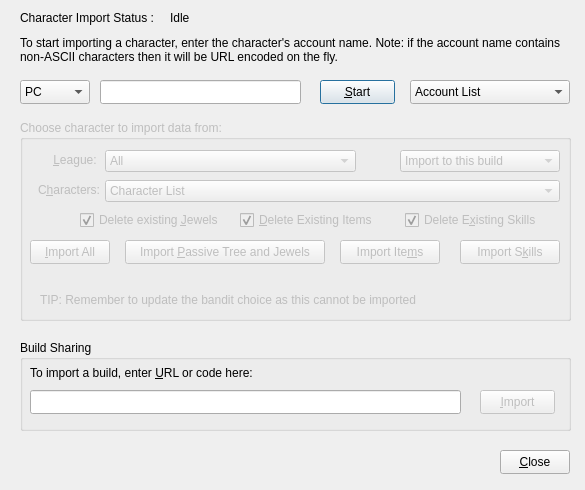
<?xml version="1.0" encoding="UTF-8"?>
<ui version="4.0">
 <class>BuildImport</class>
 <widget class="QDialog" name="BuildImport">
  <property name="geometry">
   <rect>
    <x>0</x>
    <y>0</y>
    <width>585</width>
    <height>490</height>
   </rect>
  </property>
  <property name="maximumSize">
   <size>
    <width>585</width>
    <height>490</height>
   </size>
  </property>
  <property name="windowTitle">
   <string>Character Import</string>
  </property>
  <property name="windowIcon">
   <iconset resource="../PoB.qrc">
    <normaloff>:/Art/Icons/paper-plane-return.png</normaloff>:/Art/Icons/paper-plane-return.png</iconset>
  </property>
  <widget class="QLabel" name="label_Import">
   <property name="geometry">
    <rect>
     <x>20</x>
     <y>10</y>
     <width>141</width>
     <height>16</height>
    </rect>
   </property>
   <property name="text">
    <string>Character Import Status :</string>
   </property>
  </widget>
  <widget class="QLabel" name="label_Status">
   <property name="geometry">
    <rect>
     <x>170</x>
     <y>10</y>
     <width>401</width>
     <height>16</height>
    </rect>
   </property>
   <property name="text">
    <string>Idle</string>
   </property>
  </widget>
  <widget class="QLabel" name="label_Info">
   <property name="geometry">
    <rect>
     <x>20</x>
     <y>30</y>
     <width>551</width>
     <height>40</height>
    </rect>
   </property>
   <property name="text">
    <string>To start importing a character, enter the character's account name. Note: if the account name contains non-ASCII characters then it will be URL encoded on the fly.</string>
   </property>
   <property name="wordWrap">
    <bool>true</bool>
   </property>
   <property name="openExternalLinks">
    <bool>true</bool>
   </property>
   <property name="textInteractionFlags">
    <set>Qt::LinksAccessibleByKeyboard|Qt::LinksAccessibleByMouse</set>
   </property>
  </widget>
  <widget class="QComboBox" name="combo_Realm">
   <property name="geometry">
    <rect>
     <x>20</x>
     <y>80</y>
     <width>70</width>
     <height>24</height>
    </rect>
   </property>
   <item>
    <property name="text">
     <string notr="true">PC</string>
    </property>
   </item>
   <item>
    <property name="text">
     <string notr="true">Xbox</string>
    </property>
   </item>
   <item>
    <property name="text">
     <string notr="true">PS4</string>
    </property>
   </item>
   <item>
    <property name="text">
     <string notr="true">Garena</string>
    </property>
   </item>
   <item>
    <property name="text">
     <string notr="true">Tencent</string>
    </property>
   </item>
  </widget>
  <widget class="QComboBox" name="combo_Account_History">
   <property name="geometry">
    <rect>
     <x>410</x>
     <y>80</y>
     <width>160</width>
     <height>24</height>
    </rect>
   </property>
   <item>
    <property name="text">
     <string>Account List</string>
    </property>
   </item>
  </widget>
  <widget class="QLineEdit" name="lineedit_Account">
   <property name="geometry">
    <rect>
     <x>100</x>
     <y>80</y>
     <width>201</width>
     <height>24</height>
    </rect>
   </property>
  </widget>
  <widget class="QPushButton" name="btn_StartImport">
   <property name="geometry">
    <rect>
     <x>320</x>
     <y>80</y>
     <width>75</width>
     <height>24</height>
    </rect>
   </property>
   <property name="text">
    <string>&amp;Start</string>
   </property>
  </widget>
  <widget class="QGroupBox" name="grpbox_CharImport">
   <property name="enabled">
    <bool>false</bool>
   </property>
   <property name="geometry">
    <rect>
     <x>20</x>
     <y>120</y>
     <width>551</width>
     <height>201</height>
    </rect>
   </property>
   <property name="title">
    <string>Choose character to import data from:</string>
   </property>
   <widget class="QLabel" name="label_League">
    <property name="geometry">
     <rect>
      <x>10</x>
      <y>32</y>
      <width>70</width>
      <height>16</height>
     </rect>
    </property>
    <property name="text">
     <string>&amp;League: </string>
    </property>
    <property name="alignment">
     <set>Qt::AlignRight|Qt::AlignTrailing|Qt::AlignVCenter</set>
    </property>
    <property name="buddy">
     <cstring>combo_League</cstring>
    </property>
   </widget>
   <widget class="QComboBox" name="combo_League">
    <property name="geometry">
     <rect>
      <x>85</x>
      <y>30</y>
      <width>251</width>
      <height>22</height>
     </rect>
    </property>
    <property name="maxVisibleItems">
     <number>15</number>
    </property>
    <item>
     <property name="text">
      <string>All</string>
     </property>
    </item>
   </widget>
   <widget class="QComboBox" name="combo_CharList">
    <property name="geometry">
     <rect>
      <x>85</x>
      <y>60</y>
      <width>455</width>
      <height>22</height>
     </rect>
    </property>
    <item>
     <property name="text">
      <string>Character List</string>
     </property>
    </item>
   </widget>
   <widget class="QPushButton" name="btn_TreeJewels">
    <property name="geometry">
     <rect>
      <x>105</x>
      <y>120</y>
      <width>200</width>
      <height>24</height>
     </rect>
    </property>
    <property name="text">
     <string>Import &amp;Passive Tree and Jewels</string>
    </property>
   </widget>
   <widget class="QPushButton" name="btn_Items">
    <property name="geometry">
     <rect>
      <x>320</x>
      <y>120</y>
      <width>100</width>
      <height>24</height>
     </rect>
    </property>
    <property name="text">
     <string>Import Ite&amp;ms</string>
    </property>
   </widget>
   <widget class="QCheckBox" name="check_DeleteJewels">
    <property name="geometry">
     <rect>
      <x>60</x>
      <y>90</y>
      <width>151</width>
      <height>20</height>
     </rect>
    </property>
    <property name="text">
     <string>Delete existing &amp;Jewels</string>
    </property>
    <property name="checked">
     <bool>true</bool>
    </property>
   </widget>
   <widget class="QCheckBox" name="check_DeleteItems">
    <property name="geometry">
     <rect>
      <x>220</x>
      <y>90</y>
      <width>150</width>
      <height>20</height>
     </rect>
    </property>
    <property name="text">
     <string>&amp;Delete Existing Items</string>
    </property>
    <property name="checked">
     <bool>true</bool>
    </property>
   </widget>
   <widget class="QCheckBox" name="check_DeleteSkills">
    <property name="geometry">
     <rect>
      <x>385</x>
      <y>90</y>
      <width>150</width>
      <height>20</height>
     </rect>
    </property>
    <property name="text">
     <string>Delete E&amp;xisting Skills</string>
    </property>
    <property name="checked">
     <bool>true</bool>
    </property>
   </widget>
   <widget class="QLabel" name="label_Info_2">
    <property name="geometry">
     <rect>
      <x>20</x>
      <y>170</y>
      <width>500</width>
      <height>20</height>
     </rect>
    </property>
    <property name="text">
     <string>TIP: Remember to update the bandit choice as this cannot be imported</string>
    </property>
    <property name="wordWrap">
     <bool>true</bool>
    </property>
   </widget>
   <widget class="QPushButton" name="btn_ImportAll">
    <property name="geometry">
     <rect>
      <x>10</x>
      <y>120</y>
      <width>80</width>
      <height>24</height>
     </rect>
    </property>
    <property name="text">
     <string>&amp;Import All</string>
    </property>
   </widget>
   <widget class="QLabel" name="label_Characters">
    <property name="geometry">
     <rect>
      <x>10</x>
      <y>62</y>
      <width>70</width>
      <height>16</height>
     </rect>
    </property>
    <property name="text">
     <string>C&amp;haracters:</string>
    </property>
    <property name="alignment">
     <set>Qt::AlignRight|Qt::AlignTrailing|Qt::AlignVCenter</set>
    </property>
    <property name="buddy">
     <cstring>combo_CharList</cstring>
    </property>
   </widget>
   <widget class="QPushButton" name="btn_Skills">
    <property name="geometry">
     <rect>
      <x>440</x>
      <y>120</y>
      <width>100</width>
      <height>24</height>
     </rect>
    </property>
    <property name="text">
     <string>Import S&amp;kills</string>
    </property>
   </widget>
   <widget class="QComboBox" name="combo_Import">
    <property name="geometry">
     <rect>
      <x>380</x>
      <y>30</y>
      <width>160</width>
      <height>22</height>
     </rect>
    </property>
    <property name="currentIndex">
     <number>0</number>
    </property>
    <item>
     <property name="text">
      <string>Import to this build</string>
     </property>
    </item>
    <item>
     <property name="text">
      <string>Import to a new build</string>
     </property>
    </item>
   </widget>
  </widget>
  <widget class="QGroupBox" name="grpbox_BuildSharing">
   <property name="geometry">
    <rect>
     <x>20</x>
     <y>340</y>
     <width>551</width>
     <height>91</height>
    </rect>
   </property>
   <property name="title">
    <string>Build Sharing</string>
   </property>
   <widget class="QLabel" name="label_BuildShare">
    <property name="geometry">
     <rect>
      <x>10</x>
      <y>25</y>
      <width>241</width>
      <height>16</height>
     </rect>
    </property>
    <property name="text">
     <string>To import a build, enter &amp;URL or code here:</string>
    </property>
    <property name="buddy">
     <cstring>lineedit_BuildShare</cstring>
    </property>
   </widget>
   <widget class="QLineEdit" name="lineedit_BuildShare">
    <property name="geometry">
     <rect>
      <x>10</x>
      <y>50</y>
      <width>431</width>
      <height>24</height>
     </rect>
    </property>
    <property name="text">
     <string/>
    </property>
   </widget>
   <widget class="QPushButton" name="btn_ImportBuildSharing">
    <property name="enabled">
     <bool>false</bool>
    </property>
    <property name="geometry">
     <rect>
      <x>460</x>
      <y>50</y>
      <width>75</width>
      <height>24</height>
     </rect>
    </property>
    <property name="text">
     <string>&amp;Import</string>
    </property>
   </widget>
  </widget>
  <widget class="QPushButton" name="btn_Close">
   <property name="geometry">
    <rect>
     <x>500</x>
     <y>450</y>
     <width>70</width>
     <height>24</height>
    </rect>
   </property>
   <property name="text">
    <string>&amp;Close</string>
   </property>
  </widget>
 </widget>
 <tabstops>
  <tabstop>lineedit_BuildShare</tabstop>
  <tabstop>btn_ImportBuildSharing</tabstop>
  <tabstop>btn_Close</tabstop>
  <tabstop>combo_Realm</tabstop>
  <tabstop>lineedit_Account</tabstop>
  <tabstop>btn_StartImport</tabstop>
  <tabstop>combo_Account_History</tabstop>
  <tabstop>combo_League</tabstop>
  <tabstop>combo_Import</tabstop>
  <tabstop>combo_CharList</tabstop>
  <tabstop>check_DeleteJewels</tabstop>
  <tabstop>check_DeleteItems</tabstop>
  <tabstop>check_DeleteSkills</tabstop>
  <tabstop>btn_ImportAll</tabstop>
  <tabstop>btn_TreeJewels</tabstop>
  <tabstop>btn_Items</tabstop>
  <tabstop>btn_Skills</tabstop>
 </tabstops>
 <resources>
  <include location="../PoB.qrc"/>
 </resources>
 <connections/>
</ui>
